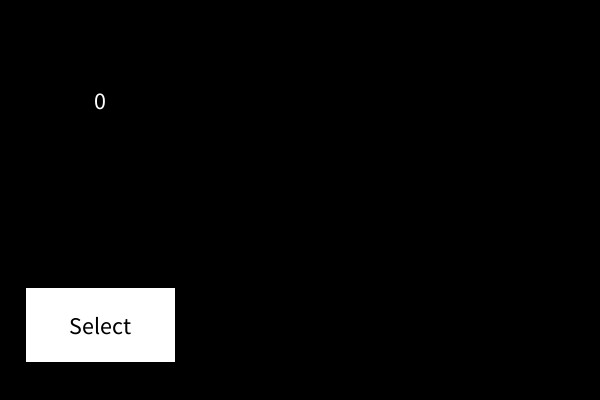
Frame 1 (no input)
Frame 60 (the mouse pressed at the canvas centre just before this capture): identical to frame 1, image omitted
Frame 120 (the mouse held since frame 60 and released just before this capture): identical to frame 1, image omitted

The Processing sketch that drew this single still picture (run headless with seeded random() and noise(); from frame 60 on, the mouse is pressed at the canvas centre):

// Processing sketch: processing_111222
// ── processing_111222.pde

Button button;
Card card;

void setup() {
  size(600,400);
  button = new Button(100, 325, 150, 75, "Select");
  card = null;
}

void draw() {
  background(0);
  
  button.display();
  
  if (card != null) {
    card.display(int(0.6*width), int(0.5*height));
  }
  
  fill(255);
  text(this.getDeckCount(), 100, 100);
}

void mouseClicked() {
  if (button.contains(mouseX, mouseY)) {
    if (button.says("Select")) {
      Deck deck = new Deck();
      card = deck.cutForCard();
      button.setText("Reset");
    } else {
      card = null;
      button.setText("Select");
    }
  }
  
}
class Button {

 int x, y, w, h;
 String txt;
  
 public Button(int x, int y, int w, int h, String txt){
   this.x = x;
   this.y = y;
   this.w = w;
   this.h = h;
   this.txt = txt;
 } 
 
 public void setText(String txt) {
   this.txt = txt; 
 }
 
 void display(){
  rectMode(CENTER);
  fill(255);
  rect(x, y, w, h);
  fill(0);
  textAlign(CENTER, CENTER);
  textSize(24);
  text(this.txt, x, y);
 }
 
 public boolean contains(int _x, int _y) {
   return ( (_x>=x-w/2) && (_x<=x+w/2) && (_y>=y-h/2) && (_y<=y+h/2) ) ? true : false;
 }
 
 public boolean says(String txt) {
  return this.txt.toLowerCase().equals(txt.toLowerCase()); 
 }
  
  
}
class Card {
  
 private String suite;
 private String rank;

 public Card(String suite, String rank) {
  this.suite = suite;
  this.rank = rank; 
 }
 
 void display(int x, int y) {
   fill(255);
   rect(x, y, 150, 300);
   fill(0);
   textSize(24);
   text(this.suite, x, y-50);
   text(this.rank, x, y+50);
 }
 
}
import java.util.Random;

static int deckCount = 0;
public static int getDeckCount(){
 return deckCount; 
}

class Deck {

  boolean joker = false;
  
  String A = "A";
  String two = "two";
  String three = "three";
  String four = "four";
  String five = "five";
  String six = "six";
  String seven = "seven";
  String eight = "eight";
  String nine = "nine";
  String ten = "ten";
  String jack = "jack";
  String queen = "queen";
  String king = "king";
  String joke = "joker";

  String hearts = "hearts";
  String diamonds = "diamonds";
  String clubs = "clubs";
  String spades = "spades";
    
   public Deck() {
     deckCount++;
   } 
   
   public Deck(boolean joker) {
     this.joker = joker;
     deckCount++;
   }
   
   public Card cutForCard() {
     String _suite = "";
     String _rank = "";
     int max;
     int min = 1;
     
     // Determine if the deck contains jokers
     if (joker == true) {
      max = 14; 
     } else {
      max = 13; 
     }
     
     // Get random selection for suite and rank
     int r = randInt(min, max);
     int s = randInt(min, 4);
     
     // Determine the suite
     if (s == 1) {
       _suite = hearts;
     } else if (s == 2) {
       _suite = diamonds;
     } else if (s == 3) {
       _suite = clubs;
     } else if (s == 4) {
       _suite = spades;
     }
     
     // Determine the rank
     if (r == 1) {
       _rank = A;
     } else if (r == 2) {
       _rank = two;
     } else if (r == 3) {
       _rank = three;
     } else if (r == 4) {
       _rank = four;
     } else if (r == 5) {
       _rank = five;
     } else if (r == 6) {
       _rank = six;
     } else if (r == 7) {
       _rank = seven;
     } else if (r == 8) {
       _rank = eight;
     } else if (r == 9) {
       _rank = nine;
     } else  if (r == 10) {
       _rank = ten;
     } else if (r == 11) {
       _rank = jack;
     } else if (r == 12) {
       _rank = queen;
     } else if (r == 13) {
       _rank = king;
     } else if (r ==14) {
       _rank = joke;
     }  
    
     return new Card(_suite, _rank);
   }
   
  public int randInt(int min, int max) {
      return (int) random(min, max);
  }
    
}
